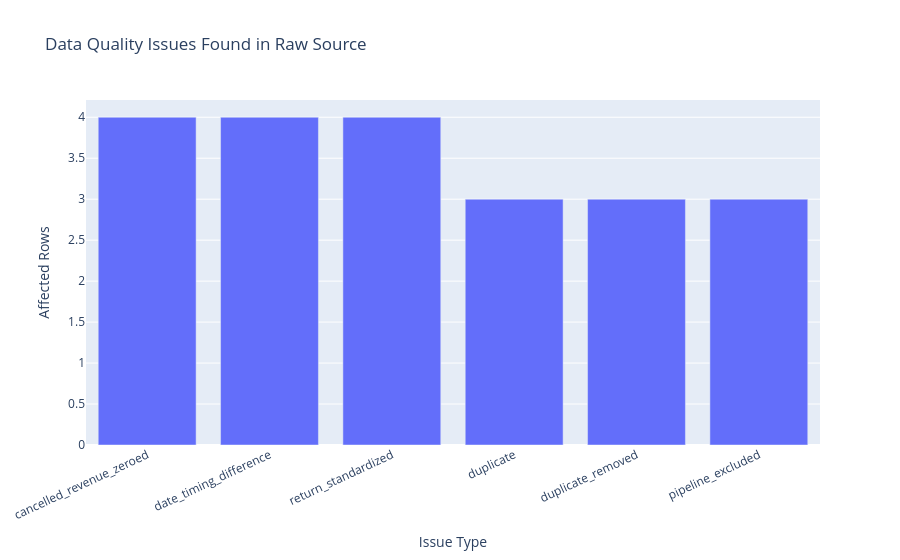

Notebook code cell kept with this figure:
### Code cell
fig = px.bar(
    quality,
    x='issue_type',
    y='affected_rows',
    title='Data Quality Issues Found in Raw Source',
    labels={'issue_type': 'Issue Type', 'affected_rows': 'Affected Rows'},
)
fig.update_layout(xaxis_tickangle=-25)
fig.show()

### Figure 1 — Plotly figure (JSON) as saved in the notebook; plotly's stock layout.template omitted (floating-point values rounded to 4 significant figures)
{"data": [{"hovertemplate": "Issue Type=%{x}<br>Affected Rows=%{y}<extra></extra>", "legendgroup": "", "marker": {"color": "#636efa", "pattern": {"shape": ""}}, "name": "", "orientation": "v", "showlegend": false, "textposition": "auto", "type": "bar", "x": ["cancelled_revenue_zeroed", "date_timing_difference", "return_standardized", "duplicate", "duplicate_removed", "pipeline_excluded"], "xaxis": "x", "y": [4, 4, 4, 3, 3, 3], "yaxis": "y"}], "layout": {"barmode": "relative", "legend": {"tracegroupgap": 0}, "title": {"text": "Data Quality Issues Found in Raw Source"}, "xaxis": {"anchor": "y", "domain": [0.0, 1.0], "tickangle": -25, "title": {"text": "Issue Type"}}, "yaxis": {"anchor": "x", "domain": [0.0, 1.0], "title": {"text": "Affected Rows"}}}}
